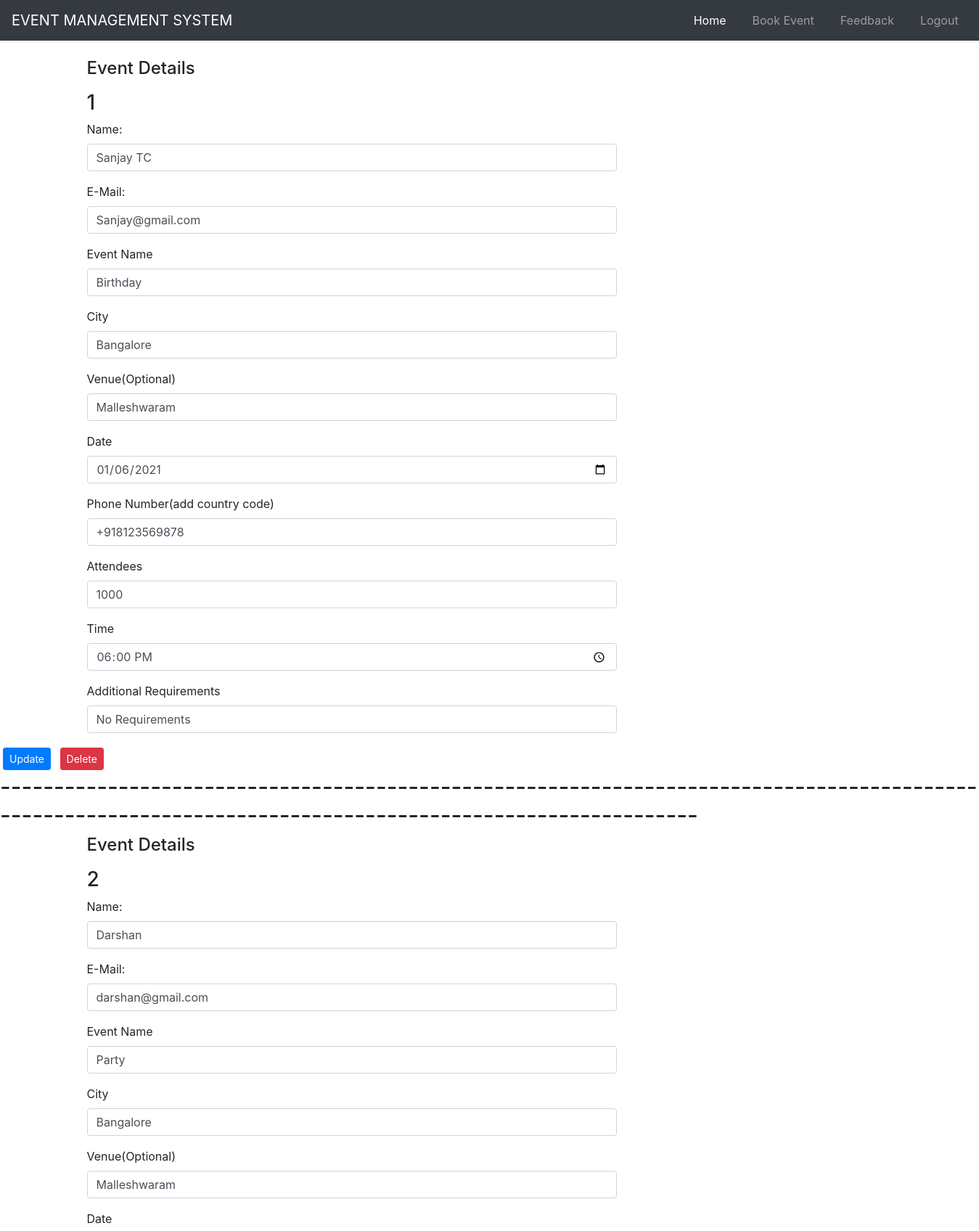
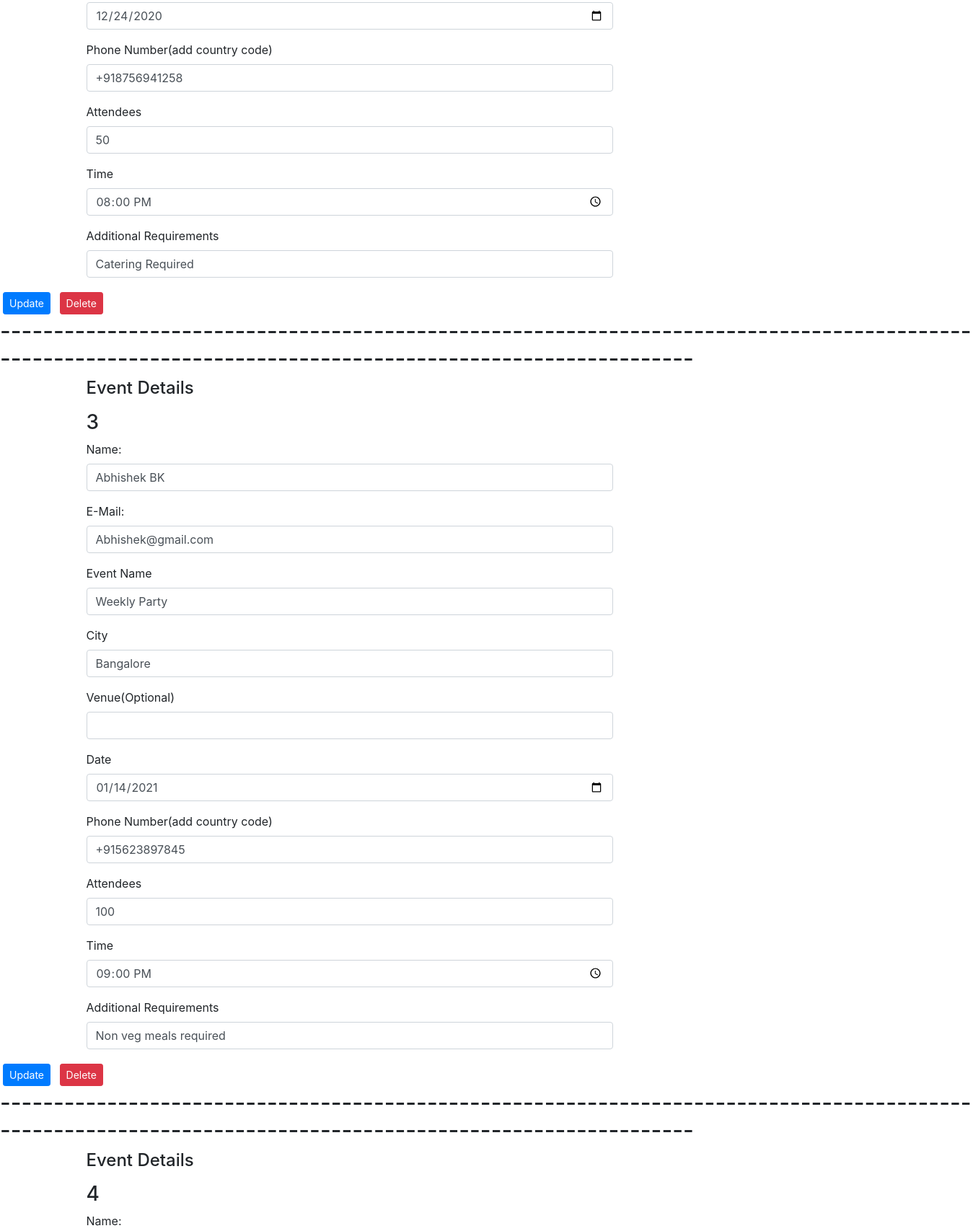
The page /admin.html (upper part) on the database its author committed (2 pictures, top to bottom).
### Event/models.py (models this page shows, shortened)
class Booking(db.Model):
    id = db.Column(db.Integer, primary_key=True)
    name = db.Column(db.String(30),nullable=False)
    email = db.Column(db.String(30), nullable=False)
    event_name = db.Column(db.String(30), nullable = False)
    city = db.Column(db.String(30), nullable = False)
    venue = db.Column(db.String(30), nullable=True)
    date = db.Column(db.String(30), nullable = False)
    phone = db.Column(db.String(30), nullable = False)
    attendees = db.Column(db.Integer, nullable = False)
    time = db.Column(db.Time, nullable = False)
    additional_requirements = db.Column(db.String(120), nullable=False)

### Event/routes.py (the view)
@app.route("/admin.html", methods=['GET', 'POST'])
def admin():
    admin = Booking.query.all()
    form = BookingForm()
    return render_template('admin.html', title="Admin page",form=form, posts=admin)

### Event/forms.py (shortened to what this page needs)
class BookingForm(FlaskForm):
    name = StringField('Name',validators=[DataRequired()])
    email = StringField('Email',validators=[DataRequired(), Email()])
    event_name = StringField('Event Name', validators=[DataRequired()])
    date = DateField("Date",format='%Y-%m-%d')
    phone = StringField('Phone', validators=[DataRequired()])
    attendees = IntegerField('Attendees',validators=[DataRequired()])
    time = TimeField('Time', format='%H:%M')
    city = StringField('City', validators=[DataRequired()])
    venue = StringField('venue')
    additional_requirements = TextAreaField('Additional Requirements',validators=[DataRequired()])
    submit = SubmitField('Submit')

### Event/templates/admin.html (shortened to what this page needs)
{% extends "layout.html" %}
{% block content %}
{% for post in posts %}
<div class="container">
    <div class="row">
      <div class="col-md-8 order-md-1 ">
        <form class="form-Booking" method="POST" action="">
          <h4 class="mb-3">Event Details</h4>
          <h3>{{ post.id }}</h3>
          <div class="form-group">
            <label for="comment">Name:</label>
            {% if form.name.errors %}
                {{ form.name(class="form-control form-control-lg is-invalid") }}
                <div class="invalid-feedback">
                {% for error in form.name.errors %}
                    <span>{{ error }}</span>
                {% endfor %}
                </div>
             {% else %}
                {{ form.name(class="form-control",value=post.name)}}
             {% endif %}
        </div>
        <div class="form-group">
            <label for="comment">E-Mail:</label>
            {% if form.email.errors %}
                {{ form.email(class="form-control form-control-lg is-invalid") }}
                <div class="invalid-feedback">
                {% for error in form.email.errors %}
                    <span>{{ error }}</span>
                {% endfor %}
                </div>
             {% else %}
                {{ form.email(class="form-control",value=post.email)}}
             {% endif %}
        </div>
          <div class="form-group">
            <label for="event_name">Event Name</label>
            {% if form.event_name.errors %}
                {{ form.event_name(class="form-control form-control-lg is-invalid") }}
                <div class="invalid-feedback">
                {% for error in form.event_name.errors %}
                    <span>{{ error }}</span>
                {% endfor %}
                </div>
             {% else %}
                {{ form.event_name(class="form-control", value=post.event_name )}}
             {% endif %}
          </div>
          <div class="form-group">
            <label for="city">City</label>
            {% if form.city.errors %}
                {{ form.city(class="form-control form-control-lg is-invalid") }}
                <div class="invalid-feedback">
                {% for error in form.city.errors %}
                    <span>{{ error }}</span>
                {% endfor %}
                </div>
             {% else %}
                {{ form.city(class="form-control", value=post.city)}}
             {% endif %}
          </div>
          <div class="form-group">
            <label for="venue">Venue(Optional)</label>
            {% if form.venue.errors %}
                {{ form.venue(class="form-control form-control-lg is-invalid") }}
                <div class="invalid-feedback">
                {% for error in form.venue %}
                    <span>{{ error }}</span>
                {% endfor %}
                </div>
             {% else %}
                {{ form.venue(class="form-control", value=post.venue)}}
             {% endif %}
          </div>
          <div class="form-group">
            <label for="event_name">Date</label>
            {% if form.date.errors %}
                {{ form.date(class="form-control form-control-lg is-invalid") }}
                <div class="invalid-feedback">
                {% for error in form.date.errors %}
                    <span>{{ error }}</span>
                {% endfor %}
                </div>
             {% else %}
                {{ form.date(class="form-control", value=post.date)}}
             {% endif %}
          </div>
          <div class="form-group">
            <label for="event_name">Phone Number(add country code)</label>
            {% if form.phone.errors %}
                {{ form.phone(class="form-control form-control-lg is-invalid") }}
                <div class="invalid-feedback">
                {% for error in form.date.errors %}
                    <span>{{ error }}</span>
                {% endfor %}
                </div>
             {% else %}
                {{ form.phone(class="form-control", value=post.phone)}}
             {% endif %}
          </div>
          <div class="form-group">
            <label for="event_name">Attendees</label>
            {% if form.attendees.errors %}
                {{ form.attendees(class="form-control form-control-lg is-invalid") }}
                <div class="invalid-feedback">
                {% for error in form.attendees.errors %}
                    <span>{{ error }}</span>
                {% endfor %}
                </div>
             {% else %}
                {{ form.attendees(class="form-control",type="number",id="example-number-input", value=post.attendees)}}
             {% endif %}
          </div>
          <div class="form-group">
            <label for="event_name">Time</label>
            {% if form.time.errors %}
                {{ form.attendees(class="form-control form-control-lg is-invalid") }}
                <div class="invalid-feedback">
                {% for error in form.time.errors %}
                    <span>{{ error }}</span>
                {% endfor %}
                </div>
             {% else %}
                {{ form.time(class="form-control",type="time",id="ime-input",value=post.time)}}
             {% endif %}
          </div>
         <div class="form-group">
            <label for="comment">Additional Requirements</label>
            {% if form.name.errors %}
                {{ form.name(class="form-control form-control-lg is-invalid") }}
                <div class="invalid-feedback">
                {% for error in form.name.errors %}
                    <span>{{ error }}</span>
                {% endfor %}
                </div>
             {% else %}
                {{ form.name(class="form-control",value=post.additional_requirements)}}
             {% endif %}
        </div>
        </form>
      </div>
    </div>
  </div>
    <button type="button" class="btn btn-primary btn-sm m-1" data-toggle="modal" data-target="#updateModal">Update</button>
    <button type="button" class="btn btn-danger btn-sm m-1" data-toggle="modal" data-target="#deleteModal">Delete</button>
    <h2>------------------------------------------------------------------------------------------------------------------------------------------------------------</h2>
{% endfor %}
{% endblock content %}

### Event/templates/layout.html (shortened to what this page needs)
<!DOCTYPE html>
<html lang="en">
<head>
    <link rel="stylesheet" href="https://cdn.jsdelivr.net/npm/bootstrap@4.5.3/dist/css/bootstrap.min.css">
    <link rel="stylesheet" href="{{ url_for('static',filename='CSS/layout-styles.css') }}">
</head>
<body>
  <header>
    <nav class="navbar navbar-expand-md navbar-dark bg-dark mb-4">
      <a class="navbar-brand" href="#">EVENT  MANAGEMENT  SYSTEM</a>
      <div class="collapse navbar-collapse" id="myNavbar">
      <ul class="nav navbar-nav navbar-right">
        <li class="nav-item">
          <a class="nav-link active" href="{{ url_for('home') }}">Home</a>
        </li>
        <li class="nav-item">
          <a class="nav-link" href="{{ url_for('form') }}">Book Event</a>
        </li>
        <li class="nav-item">
          <a class="nav-link" href="{{ url_for('feedback') }}">Feedback</a>
        </li>
        <li class="nav-item">
          <a class="nav-link " href="{{ url_for('login') }}" tabindex="-1" >Logout</a>
        </li>
      </ul>
      </div>
    </nav>
  </header>
  {% block content %}{% endblock %}
</body>
</html>

### Event/static/CSS/layout-styles.css (style rules this page uses)
body { min-height: 75rem; }
ul li { position: relative; left:150%; padding-left: 10px; padding-right: 10px; }
nav { margin: 0px; padding: 0px; }

### rows shown on the page
Booking: id "1", name "Sanjay TC", email "Sanjay@gmail.com", event_name "Birthday", city "Bangalore", venue "Malleshwaram", date "01/06/2021", phone "+918123569878", attendees "1000", time "18:00:00"
Booking: name "No Requirements", name "Catering Required", id "3", name "Abhishek BK", email "Abhishek@gmail.com", event_name "Weekly Party", city "Bangalore", date "01/14/2021", phone "+915623897845", attendees "100", time "21:00:00", name "Non veg meals required"
Booking: id "2", name "Darshan", email "darshan@gmail.com", event_name "Party", city "Bangalore", venue "Malleshwaram", date "12/24/2020", phone "+918756941258", attendees "50", time "20:00:00"
Booking: id "4"
